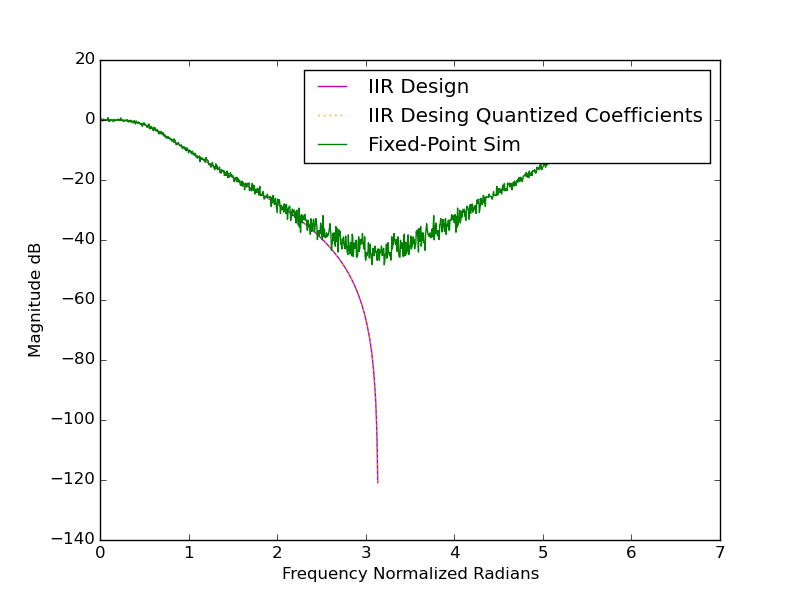

Write Python code to recreate this figure.
#
# Copyright (c) 2011 Christopher Felton
#
# This program is free software: you can redistribute it and/or modify
# it under the terms of the GNU Lesser General Public License as published by
# the Free Software Foundation, either version 3 of the License, or
# (at your option) any later version.
#
# This program is distributed in the hope that it will be useful,
# but WITHOUT ANY WARRANTY; without even the implied warranty of
# MERCHANTABILITY or FITNESS FOR A PARTICULAR PURPOSE.  See the
# GNU Lesser General Public License for more details.
#
# You should have received a copy of the GNU Lesser General Public License
# along with this program.  If not, see <http://www.gnu.org/licenses/>.
#

"""
==================
Simple IIR Filter
==================

The following is a straight forward HDL description of a Direct Form I IIR 
filter and an object that encapsulates the design and configuration of the
IIR filter.  This module can be used to generate synthesizable Verilog/VHDL
for an FPGA.

How to use this module
-----------------------
  1.  Instantiate an instance of the SIIR object.  Pass the desired low-pass
      frequency cutoff (Fc) and the sample rate (Fs).
  
   >>> flt = SIIR(Fc=1333, Fs=48000)

  2.  Test the frequency response by running a simulation that inputs random
      samples and then computes the FFT of the input and output, compute 
      Y(x)/X(w) = H(w) and plot.
  
   >>> flt.TestFreqResponse()

  3.  If all looks good create the Verilog and VHDL

   >>> flt.Convert()

This code is discussed in the following
http://www.fpgarelated.com/showarticle/7.php
http://dsp.stackexchange.com/questions/1605/designing-butterworth-filter-in-matlab-and-obtaining-filter-a-b-coefficients-a


:Author: Christopher Felton <[email redacted]>
"""

from myhdl import * 

import numpy as np
from numpy import pi, log10
from numpy.fft import fft, fftshift
from numpy.random import uniform, normal

from scipy.signal import iirfilter, freqz
import pylab


#~~~~~~~~~~~~~~~~~~~~~~~~~~~~~~~~~~~~~~~~~~~~~~~~~~~~~~~~~~~~~~~~~~~~~~~~~~~~~~~
# RTL description of the IIR type I filter
def siir_hdl(
    # ~~ Ports ~~
    clk,           # Synchronous clock
    x,             # Input word, fixed-point format described by "W"
    y,             # Output word, fixed-point format described by "W"
    ts,            # Sample rate strobe (sample rate < system clock rate)

    # ~~ Parameters ~~
    B=None,        # Numerator coefficients, in fixed-point specified
    A=None,        # Denominator coefficients, in fixed-point specified
    W=(24,0)       # Fixed-point description, tuple, 
                   #  W[0] = word length (wl)
                   #  W[1] = integer word length (iwl)
                   #  fraction word length (fwl) = wl-iwl-1
    ):
    """
    This is a simple MyHDL IIR Direct Form I Filter example.  This is intended
    to only be used with the SIIR object.
    """
    
    assert isinstance(A, tuple), "Tuple of denominator coefficents length 3"
    assert len(A) == 3, "Tuple of denominator coefficients length 3"

    assert isinstance(B, tuple), "Tuple of numerator coefficients length 3"
    assert len(B) == 3, "Tuple of numerator coefficients length 3"

    assert isinstance(W, tuple), "Fixed-Point format (W) should be a 2-element tuple"
    assert len(W) == 2, "Fixed-Point format (W) should be a 2-element tuple"

    # Make sure all coefficients are int, the class wrapper handles all float to
    # fixed-point conversion.

    rA = [isinstance(A[ii], int) for ii in range(len(A))]
    rB = [isinstance(B[ii], int) for ii in range(len(B))]

    assert False not in rA, "All A coefficients must be type int (fixed-point)"
    assert False not in rB, "All B coefficients must be type int (fixed-point)"

    Max  = 2**(W[0]-1)
    # double width max and min
    _max = 2**(2*W[0])
    _min = -1*_max

    # Quantize IIR Coefficients
    b0 = B[0]
    b1 = B[1]
    b2 = B[2]

    a1 = A[1]
    a2 = A[2]

    Q  = W[0]-1
    Qd = 2*W[0]

    # Delay elements, list of signals (double length for all)
    ffd = [Signal(intbv(0, min=_min, max=_max)) for ii in range(2)]
    fbd = [Signal(intbv(0, min=_min, max=_max)) for ii in range(2)]
    #ib  = [Signal(intbv(0, min=_min, max=_max)) for ii in range(3)]
    #ia  = [Signal(intbv(0, min=_min, max=_max)) for ii in range(2)]
    
    yacc = Signal(intbv(0, min=_min, max=_max))
    ys   = Signal(intbv(0, min=-1*Max, max=Max))

    @always(clk.posedge)
    def rtl_iir():
        if ts:
            ffd[1].next = ffd[0]
            ffd[0].next = x
            
            fbd[1].next = fbd[0]
            fbd[0].next = yacc[Qd:Q].signed()

        # Double precision accumulator
        y.next = yacc[Qd:Q].signed()

    @always_comb
    def rtl_acc():
        # Double precision accumulator
        yacc.next = (b0*x) + (b1*ffd[0]) + (b2*ffd[1]) - (a1*fbd[0]) - (a2*fbd[1])


    return instances()

#~~~~~~~~~~~~~~~~~~~~~~~~~~~~~~~~~~~~~~~~~~~~~~~~~~~~~~~~~~~~~~~~~~~~~~~~~~~~~~~
def siir_sos_hdl(
    # ~~ Ports ~~
    clk,           # Synchronous clock
    x,             # Input word, fixed-point format described by "W"
    y,             # Output word, fixed-point format described by "W"
    ts,            # Sample rate strobe (sample rate < system clock rate)

    # ~~ Parameters ~~
    B=None,        # Numerator coefficients, in fixed-point specified
    A=None,        # Denominator coefficients, in fixed-point specified
    W=(24,0)       # Fixed-point description, tuple, 
                   #  W[0] = word length (wl)
                   #  W[1] = integer word length (iwl)
                   #  fraction word length (fwl) = wl-iwl-1
    ):

    assert len(B) == len(A)
    NumberOfSections = len(B)
    ListOfIir = [None for ii in range(NumberOfSections)]
    _x = [Signal(intbv(0, max=y.max, min=y.min)) 
          for ii in range(NumberOfSections+1)] 
    _x[0] = x
    _x[NumberOfSections] = y
        
    for ii in range(len(B)):
        ListOfIir[ii] = siir_hdl(clk, _x[ii], _x[ii+1], ts, 
                                 B=tuple(map(int, B[ii])), 
                                 A=tuple(map(int, A[ii])), 
                                 W=W)

    return ListOfIir


#~~~~~~~~~~~~~~~~~~~~~~~~~~~~~~~~~~~~~~~~~~~~~~~~~~~~~~~~~~~~~~~~~~~~~~~~~~~~~~~
class _iir_typeI_section(object):
    def __init__(self, b, a):
        self.b = b
        self.a = a
        
        self._fbd = [0. for ii in range(2)]
        self._ffd = [0. for ii in range(2)]

    def process(self, x):

        y = x*self.b[0] + \
            self._ffd[0]*self.b[1] + \
            self._ffd[1]*self.b[2] - \
            self._fbd[0]*self.a[1] - \
            self._fbd[1]*self.a[2]
        
        self._ffd[1] = self._ffd[0]
        self._ffd[0] = x

        self._fbd[1] = self._fbd[0]
        self._fbd[0] = y
        
        return y


#~~~~~~~~~~~~~~~~~~~~~~~~~~~~~~~~~~~~~~~~~~~~~~~~~~~~~~~~~~~~~~~~~~~~~~~~~~~~~~~
class _iir_typeII_section(object):
    def __init__(self, b, a):
        self.b = b
        self.a = a


#~~~~~~~~~~~~~~~~~~~~~~~~~~~~~~~~~~~~~~~~~~~~~~~~~~~~~~~~~~~~~~~~~~~~~~~~~~~~~~~        
class SIIR():
    """
    This is a simple example that illustrates how to create
    an object for designing an simple (fixed structure) IIR
    filter and the RTL implementation.   
    """
    def __init__(self, 
                 Fc=9200,     # cutoff frequency
                 Fs=96000,    # sample rate
                 b = None,    # or pass b,a coefficients
                 a = None,    # or pass b,a coefficients
                 sos = None,  # WIP sos of section matrix
                 W=(24,0)     # Fixed-point to use
                 ):
        """
        In general this object can be used to generate the HDL
        for an IIR filter by passing the cutoff frequency 
        and stop frequency (absolute):  It can also generate 
        the HDL based on a set of coefficients or a sum of 
        sections matrix.  This object can only be used for 2nd
        order type=I IIR filters or cascaded 2nd orders.

        -------
        """
        # The W format, intended to be (total bits, integer bits, 
        # fraction bits) is not fully support.
        # Determine the max and min for the word-widths specified
        self.W = W
        self.max = int(2**(W[0]-1))
        self.min = int(-1*self.max)
        
        # Filter Design
        N  = 2
        Wn = 0
        self.isSos = False
        if b is not None and a is not None:
            self.b = b
            self.a = a
            self.nSection = 1
        elif sos is not None:
            self.isSos = True
            (self.nSection, o) = sos.shape
            print(sos)
            self.b = sos[:, 0:3]
            self.a = sos[:, 3:6]
            #for ii in range(self.nSection):
                #self.a[ii,1] = -1*self.a[ii,1]
                #self.a[ii,2] = -1*self.a[ii,2]
            print(self.b)
            print(self.a)
        else:            
            # Define the cutoff as a fraction of the nyquist
            Wn = float(Fc)/(Fs/2.0) 
            self.b, self.a  = iirfilter(N, Wn, btype='lowpass')
            self.nSection = 1
        
        # fixed-point Coefficients for the IIR filter
        self.fxb = np.round(self.b * self.max)/self.max
        self.fxa = np.floor(self.a * self.max)/self.max
        
        # Save off the frequency response for the fixed-point 
        # coefficients.
        if not self.isSos:
            self.w, self.h = freqz(self.fxb, self.fxa)
            self.hz = (self.w/(2*pi) * Fs)
        else:
            self.w = [None for ii in range(self.nSection)]
            self.h = [None for ii in range(self.nSection)]
            for ii in range(self.nSection):
                self.w[ii], self.h[ii] = freqz(self.fxb[ii], self.fxa[ii])
            self.w = np.array(self.w); self.h = np.array(self.h)
            self.hz = (self.w/(2*pi) * Fs)
        
        # Create the integer version
        if self.isSos:
            self.fxb = self.fxb*self.max
            self.fxa = self.fxa*self.max
        else:
            self.fxb = tuple(map(int, self.fxb*self.max))
            self.fxa = tuple(map(int, self.fxa*self.max))

        print "IIR w,b,a", Wn, self.b, self.a
        print "IIR fixed-point b,a", self.fxb, self.fxa
        
        # used by the RTL simulation to generate freq response
        self.yfavg = None 
        self.xfavg = None 
        self.pfavg = None

        # golden model
        self.iirSections = [None for ii in range(self.nSection)]
        if self.nSection > 1:
            for ii in range(self.nSection):
                self.iirSections[ii] = _iir_typeI_section(self.b[ii], self.a[ii])
        else:
            self.iirSections[0] = _iir_typeI_section(self.b, self.a)

        #self._d = [0. for ii in range(2)]        
        #self._fbd = [0. for ii in range(2)]
        #self._ffd = [0. for ii in range(2)]
        
        self.firstPass = True
        
    def filter_directI(self, x):
            
        """Floating-point IIR filter direct-form I
        """
        #print(" Input x %d" % (x))
        for ii in range(self.nSection):
            x = self.iirSections[ii].process(x)
        y = x
        #print(" Output y %d" % (y))
        #if self.isSos:
        #    if self.firstPass:
        #        print('WARNING: SOS WIP')
        #        self.firstPass = False
        #    return 0
        #
        #y = x*self.b[0] + \
        #    self._ffd[0]*self.b[1] + \
        #    self._ffd[1]*self.b[2] - \
        #    self._fbd[0]*self.a[1] - \
        #    self._fbd[1]*self.a[2]
        #
        #self._ffd[1] = self._ffd[0]
        #self._ffd[0] = x
        #
        #self._fbd[1] = self._fbd[0]
        #self._fbd[0] = y
        
        return y
    
        
    def filter_directII(self, x):
        """Floating-point IIR filter direct-form II
        """
        if self.isSos:
            raise StandardError, "WIP SOS"

        w = x - self._d[0]*self.a[1] - self._d[1]*self.a[2]
        y = self.b[0]*w + self._d[0]*self.b[1] + self._d[1]*self.b[2]

        self._d[1] = self._d[0]
        self._d[0] = w

        return y


    def RTL(self, clk, x, y, ts):
        if self.isSos:
            hdl = siir_sos_hdl(clk, x, y, ts, A=self.fxa, B=self.fxb, W=self.W)
        else:
            hdl = siir_hdl(clk, x, y, ts, A=self.fxa, B=self.fxb, W=self.W)

        return hdl


    def Convert(self, W=None):
        """Convert the HDL description to Verilog and VHDL.
        """        
        clk = Signal(False)
        ts  = Signal(False)   
        x   = Signal(intbv(0,min=-2**(self.W[0]-1), max=2**(self.W[0]-1)))
        y   = Signal(intbv(0,min=-2**(self.W[0]-1), max=2**(self.W[0]-1)))
    
        if self.isSos:
            print("Convert IIR SOS to Verilog and VHDL")
            toVerilog(siir_sos_hdl, clk, x, y, ts, A=self.fxa, B=self.fxb, W=self.W)
            toVHDL(siir_sos_hdl, clk, x, y, ts, A=self.fxa, B=self.fxb, W=self.W)
        else:
            # Convert to Verilog and VHDL
            print("Convert IIR to Verilog and VHDL")
            toVerilog(siir_hdl, clk, x, y, ts,  A=self.fxa, B=self.fxb, W=self.W)
            toVHDL(siir_hdl, clk, x, y, ts,  A=self.fxa, B=self.fxb, W=self.W)


    def TestFreqResponse(self, Nloops=3, Nfft=1024):
        """         
        """
        self.Nfft = Nfft
        Q = self.W[0]-1
        clk = Signal(False)
        ts  = Signal(False)   
        x   = Signal(intbv(0,min=-2**Q,max=2**Q))
        y   = Signal(intbv(0,min=-2**Q,max=2**Q))
        xf  = Signal(0.0)

        NC=32
        cnt = Signal(NC)

        #dut = traceSignals(self.RTL, clk, x, y, ts)
        #dut = self.RTL(clk, x, y, ts)

        @always(delay(10))
        def clkgen():
            clk.next = not clk

        @always(clk.posedge)
        def tsgen():
            if cnt == 0:
                cnt.next = NC
                ts.next = True
            else:                
                cnt.next -= 1
                ts.next = False

        @always(clk.posedge)
        def ist():
            if ts:
                xi      = uniform(-1,1)
                x.next  = 0 #int(self.max*xi)                
                xf.next = xi

        @instance
        def stimulus():
            ysave      = np.zeros(Nfft)
            xsave      = np.zeros(Nfft)
            psave      = np.zeros(Nfft)

            self.yfavg = np.zeros(Nfft)
            self.xfavg = np.zeros(Nfft)
            self.pfavg = np.zeros(Nfft)

            for ii in range(Nloops):
                for jj in range(Nfft):
                    yield ts.posedge
                    xsave[jj] = float(xf)
                    ysave[jj] = float(y)/self.max
                    
                    psave[jj] = self.filter_directI(float(xf))
                    #psave[jj] = self.filter_directII(float(xf))

                self.yfavg = self.yfavg + (abs(fft(ysave, Nfft)) / Nfft)
                self.xfavg = self.xfavg + (abs(fft(xsave, Nfft)) / Nfft)
                self.pfavg = self.pfavg + (abs(fft(psave, Nfft)) / Nfft)
            
            raise StopSimulation

        return instances()


    def PlotResponse(self, fn="siir"):
        # Plot the designed filter response
        pylab.ioff()
        if self.nSection == 1:
            pylab.plot(self.w, 20*log10(np.abs(self.h)), 'm')
            fxw,fxh = freqz(self.fxb, self.fxa)
            pylab.plot(fxw, 20*log10(np.abs(fxh)), 'y:')

        # plot the simulated response
        #  -- Fixed Point Sim --
        xa = 2*pi * np.arange(self.Nfft)/self.Nfft
        H = self.yfavg / self.xfavg
        #pylab.plot(xa, 20*log10(H), 'b' )
        #  -- Floating Point Sim --
        Hp = self.pfavg / self.xfavg
        pylab.plot(xa, 20*log10(Hp), 'g' )

        #pylab.axis((0, pi, -40, 3))
        pylab.ylabel('Magnitude dB');
        pylab.xlabel('Frequency Normalized Radians')
        pylab.legend(('IIR Design', 'IIR Desing Quantized Coefficients',
                      'Fixed-Point Sim', 'Floating-Point Sim'))
        pylab.savefig(fn+".png")
        pylab.savefig(fn+".eps")


#~~~~~~~~~~~~~~~~~~~~~~~~~~~~~~~~~~~~~~~~~~~~~~~~~~~~~~~~~~~~~~~~~~~~~~~~~~~~~~~        
if __name__ == '__main__':
    # Instantiate the filter and define the Signal
    W = (24,0)
    flt = SIIR(W=W)
    clk = Signal(False)
    ts  = Signal(False)   
    x   = Signal(intbv(0,min=-2**(W[0]-1), max=2**(W[0]-1)))
    y   = Signal(intbv(0,min=-2**(W[0]-1), max=2**(W[0]-1)))

    # Setup the Testbench and run
    print "Simulation"
    tbtrace = traceSignals (flt.TestFreqResponse,Nloops=3, Nfft=1024)
    tb = flt.TestFreqResponse(Nloops=3, Nfft=1024)
    #sim = Simulation(tb)
    sim = Simulation(tbtrace)
    print "Run Simulation"
    sim.run()
    print "Plot Response"
    flt.PlotResponse()

    flt.Convert()
